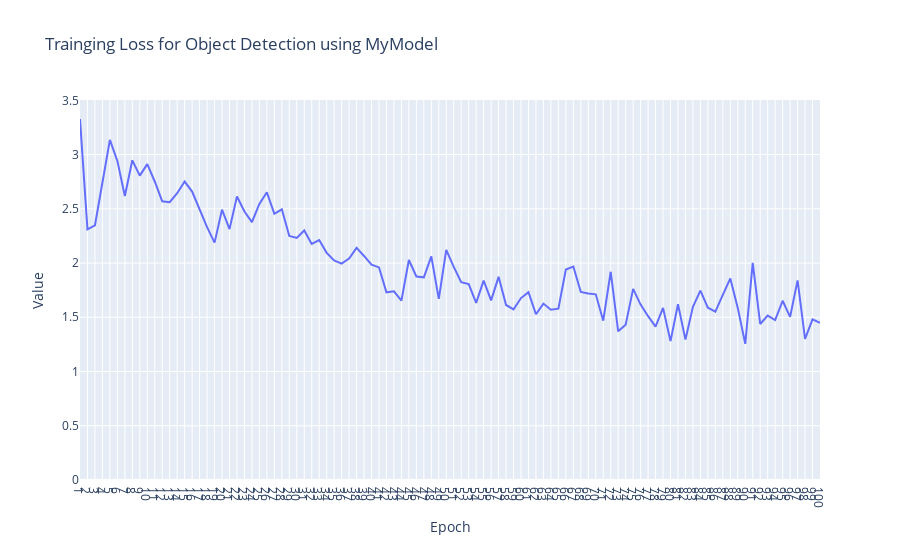

Here is the notebook cell this chart was saved with:
### Code cell
df = pandas.DataFrame(
    list(zip(losses)), columns=["Training loss"]
)


fig = go.Figure()

fig.add_trace(
    go.Scatter(
        x=list(range(1, len(df["Training loss"]) + 1)),
        y=df["Training loss"],
        name="Training loss (max value normalized to 0-1 range)",
    )
)

fig.update_layout(
    title="Trainging Loss for Object Detection using MyModel",
    xaxis_title="Epoch",
    xaxis=dict(tickmode="linear", tick0=1, dtick=1),
    yaxis_title="Value",
    legend_title="Measure",
)

fig.update_yaxes(rangemode="tozero")

fig.show()

### Figure 1 — Plotly figure (JSON) as saved in the notebook; plotly's stock layout.template omitted (floating-point values rounded to 4 significant figures)
{"data": [{"name": "Training loss (max value normalized to 0-1 range)", "type": "scatter", "x": [1, 2, 3, 4, 5, 6, 7, 8, 9, 10, 11, 12, 13, 14, 15, 16, 17, 18, 19, 20, 21, 22, 23, 24, 25, 26, 27, 28, 29, 30, 31, 32, 33, 34, 35, 36, 37, 38, 39, 40, 41, 42, 43, 44, 45, 46, 47, 48, 49, 50, 51, 52, 53, 54, 55, 56, 57, 58, 59, 60, 61, 62, 63, 64, 65, 66, 67, 68, 69, 70, 71, 72, 73, 74, 75, 76, 77, 78, 79, 80, 81, 82, 83, 84, 85, 86, 87, 88, 89, 90, 91, 92, 93, 94, 95, 96, 97, 98, 99, 100], "y": [3.328, 2.31, 2.348, 2.727, 3.135, 2.942, 2.618, 2.947, 2.806, 2.912, 2.752, 2.57, 2.562, 2.644, 2.751, 2.659, 2.497, 2.331, 2.188, 2.492, 2.313, 2.614, 2.475, 2.378, 2.545, 2.652, 2.454, 2.495, 2.25, 2.232, 2.301, 2.177, 2.212, 2.094, 2.024, 1.995, 2.042, 2.14, 2.065, 1.985, 1.96, 1.73, 1.739, 1.654, 2.028, 1.876, 1.869, 2.061, 1.669, 2.121, 1.965, 1.823, 1.805, 1.633, 1.839, 1.656, 1.873, 1.613, 1.573, 1.677, 1.732, 1.528, 1.626, 1.57, 1.58, 1.94, 1.968, 1.734, 1.72, 1.712, 1.468, 1.92, 1.371, 1.432, 1.762, 1.617, 1.51, 1.414, 1.587, 1.28, 1.62, 1.294, 1.596, 1.745, 1.589, 1.552, 1.707, 1.858, 1.586, 1.255, 2.003, 1.438, 1.515, 1.474, 1.652, 1.503, 1.84, 1.302, 1.48, 1.45]}], "layout": {"legend": {"title": {"text": "Measure"}}, "title": {"text": "Trainging Loss for Object Detection using MyModel"}, "xaxis": {"dtick": 1, "tick0": 1, "tickmode": "linear", "title": {"text": "Epoch"}}, "yaxis": {"rangemode": "tozero", "title": {"text": "Value"}}}}
